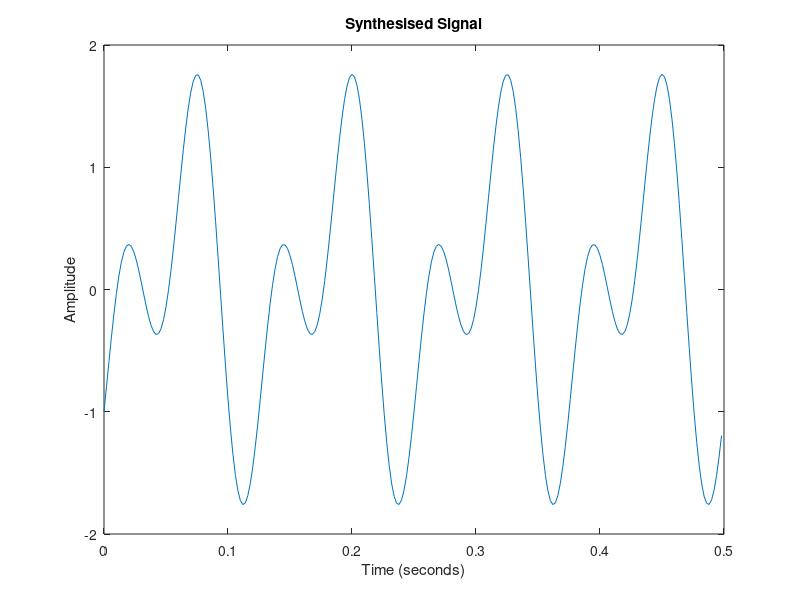
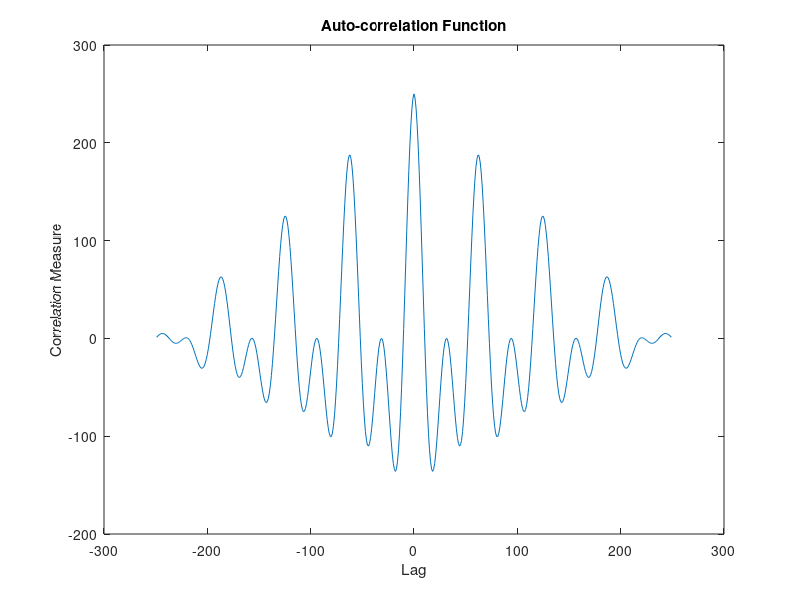
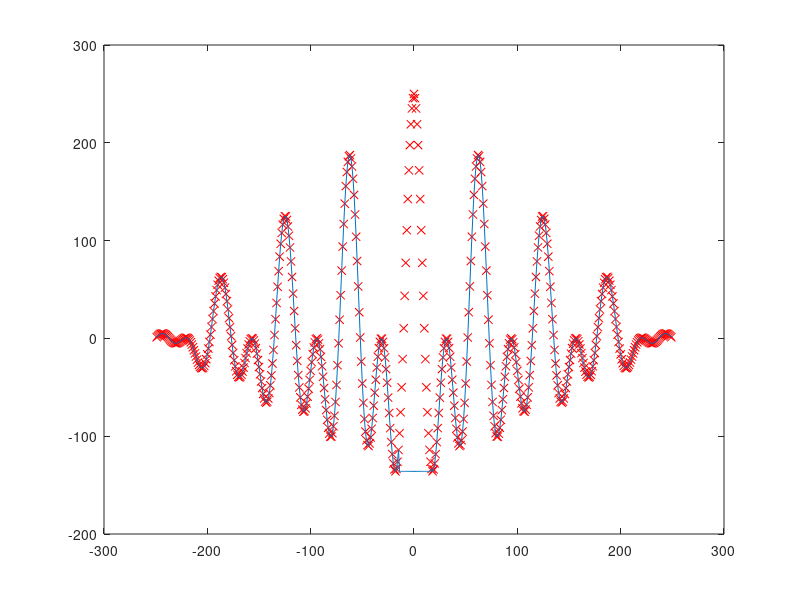

Here is the MATLAB script that generated these plots, in order:
%% Using Autocorrelation to track the local period of a signal
% This code is used as part of a youtube video demonstration 
% See http://youtube.com/ddorran
%
% Code available at https://dadorran.wordpress.com       
%
% The following wav file can be downloaded from 
%       https://www.dropbox.com/s/3y25abf1xuqpizj/speech_demo.wav
clc 
clear all
close all
%% synthesise a periodic signal to use as a basic demo
fs = 500;
T = 1/fs;
N = 250; % desired length of signal
t = [0:N-1]*T; %time vector 
f1 = 8; f2=f1*2; 
x = sin(2*pi*f1*t-pi/2) + sin(2*pi*f2*t);
plot(t, x)
ylabel('Amplitude')
xlabel('Time (seconds)')
title('Synthesised Signal');
 
%% Determine the autocorrelation function
[rxx lags] = xcorr(x,x);
figure
plot(lags, rxx)
xlabel('Lag')
ylabel('Correlation Measure')
title('Auto-correlation Function')
 
%% Illustrate the auto correlation process
%function available from https://dadorran.wordpress.com
% illustrate_xcorr(x,x) 

%% Identify most prominent peaks
% Most prominent peak will be at the center of the correlation function
first_peak_loc = length(x) + 1;
 
% Lots of possible ways to identify second prominent peak. Am going to use a crude approach
% relying on some assumed prior knowledge of the signal. Am going to assume
% that the signal has a minimum possible period of .06 seconds = 30 samples;
min_period_in_samples = 30; 
half_min = min_period_in_samples/2 ;
 
seq = rxx;
seq(first_peak_loc-half_min: first_peak_loc+half_min) = min(seq);
figure
plot(lags,rxx,'rx');
hold on
plot(lags,seq)
 
[max_val second_peak_loc] = max(seq);
period_in_samples =  abs(second_peak_loc -first_peak_loc)
period = period_in_samples*T
fundamental_frequency = 1/period